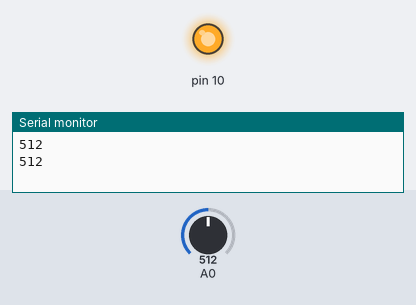
Simulated run of this sketch. Board: Arduino Uno, built with avr-gcc and run on an emulated ATmega328P. On the bench: output pins drawn as LEDs (lit = HIGH), the last lines printed to the serial monitor. The test bench sets the inputs (shaded band); at power-on: A0 = 512.

Above: at 5.8 s.
5.9 s: A0 set to 239
11.9 s: A0 set to 207
At 16.2 s:
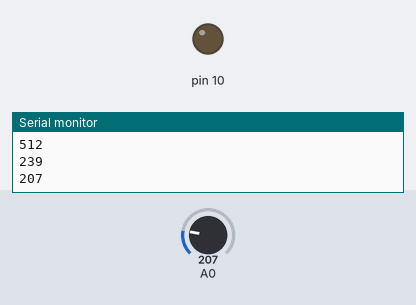
17.9 s: A0 set to 235
At 21.2 s:
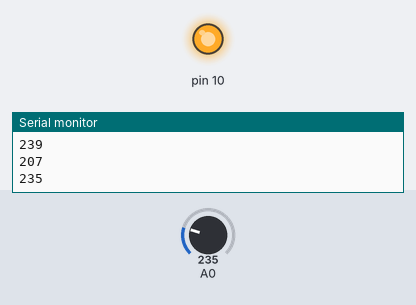
23.9 s: A0 set to 215
At 26.2 s:
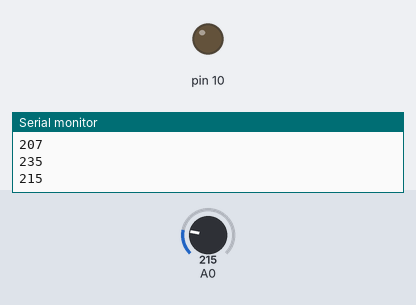
Timing chart, 0 to 27.7 s (numbered marks = the images above; inputs shaded):
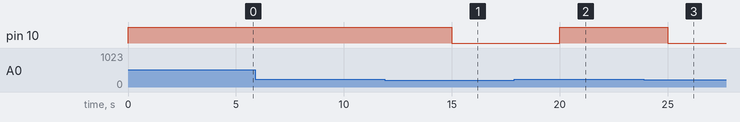

The sketch:

1c.ino
```cpp
int valorLdr = 0;

void setup() {
  pinMode(10,OUTPUT);
  Serial.begin(9600);
}

void loop() {
  valorLdr = analogRead(0);

  //se o valor lido for maior que 225, liga o led
  if (valorLdr >= 225) digitalWrite(10,HIGH);
  // senão, apaga o led
  else digitalWrite(10,LOW);

  Serial.println(valorLdr);
  delay(5000);
}
```

Measured:
- the behaviour switches between 225 and 224 on A0 (found by bisection; images 0 and 1)
- after the input at 11.9 s, pin 10: HIGH → LOW after 3.1 s
- after the input at 17.9 s, pin 10: LOW → HIGH after 2.1 s
- after the input at 23.9 s, pin 10: HIGH → LOW after 1.1 s
